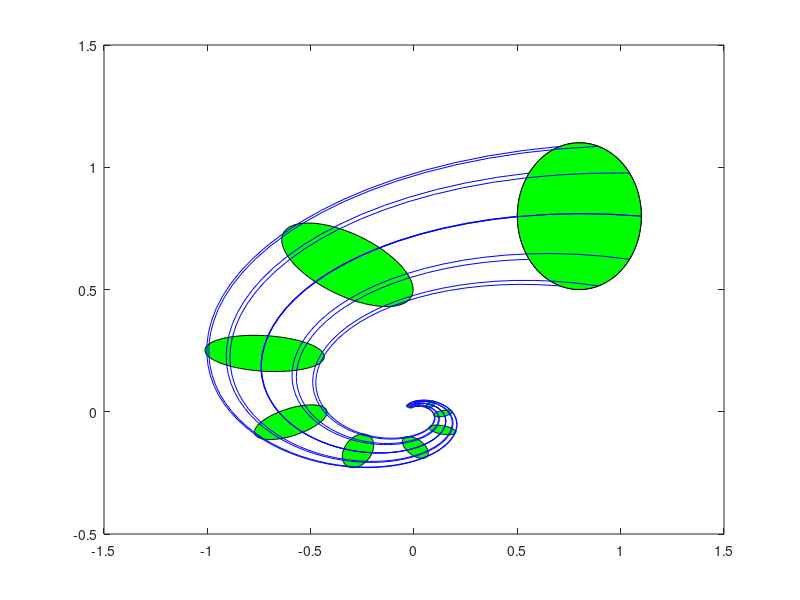
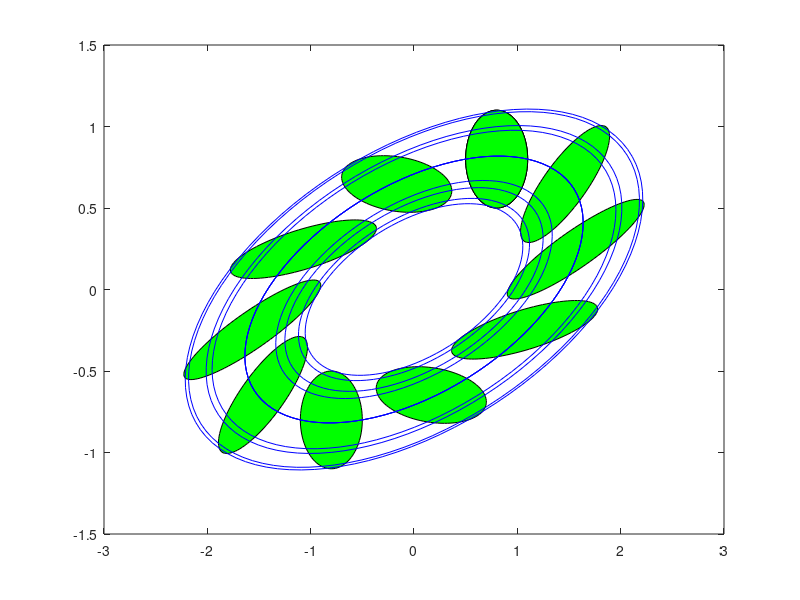
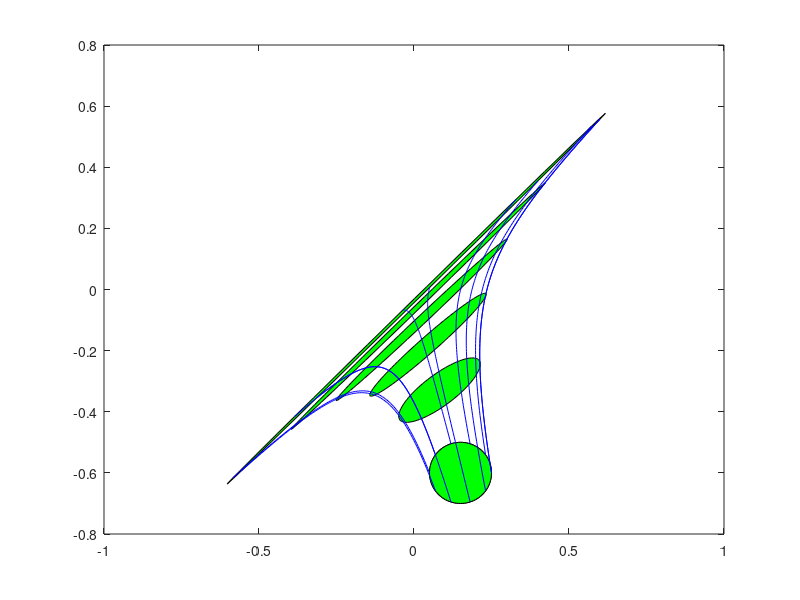

MATLAB code to generate these figures, in order:
close all
clear all

A1 = [ -1 -4 ; 1 -1];
A2 = [ 1 -4; 1 -1];
A3 = [ 1 1 ; 4 -2];
tf1 = 2*pi/sqrt(3);
tf2 = 1;

r = 0.3;
x = 0.8;
y = 0.8;
th = 0:pi/50:2*pi;
xunit = r * cos(th) + x;
yunit = r * sin(th) + y;
Y = [ xunit; yunit];

figure(1)
T = 0:tf1/100:tf1;
fill(Y(1,:),Y(2,:),'g')
hold on

n = size(T,2);
Ysolution = zeros(2,n);
Sol = [];
for j = 0:n-1
    for i = 1:n
        Ysolution(:,i) =  expm(T(i)*A1)*Y(:,j+1);
    end
    Sol(j+1,:,:) = Ysolution;
end

Z = 1:10:n;
for j=Z
    Xc = [];
    Yc = [];
    for i = 1:n
        Xc = [Xc , Sol(i,1,j)];
        Yc  = [ Yc, Sol(i,2,j)];
    end
    fill(Xc,Yc,'g')
    hold on
end

for j = Z
    Ysol1 = reshape(Sol(j,1,:),1,n);
    Ysol2 = reshape(Sol(j,2,:),1,n);
    plot(Ysol1,Ysol2,'b')
    hold on
end

figure(2)
T = 0:tf1/100:tf1;
fill(Y(1,:),Y(2,:),'g')
hold on

n = size(T,2);
Ysolution = zeros(2,n);
Sol = [];
for j = 0:n-1
    for i = 1:n
        Ysolution(:,i) =  expm(T(i)*A2)*Y(:,j+1);
    end
    Sol(j+1,:,:) = Ysolution;
end

Z = 1:10:n;
for j=Z
    Xc = [];
    Yc = [];
    for i = 1:n
        Xc = [Xc , Sol(i,1,j)];
        Yc  = [ Yc, Sol(i,2,j)];
    end
    fill(Xc,Yc,'g')
    hold on
end

for j = Z
    Ysol1 = reshape(Sol(j,1,:),1,n);
    Ysol2 = reshape(Sol(j,2,:),1,n);
    plot(Ysol1,Ysol2,'b')
    hold on
end

figure(3)

r = 0.1;
x = 0.15;
y = -0.6;
th = 0:pi/50:2*pi;
xunit = r * cos(th) + x;
yunit = r * sin(th) + y;
Y = [ xunit; yunit];
T = 0:tf2/100:tf2;

fill(Y(1,:),Y(2,:),'g')
hold on

n = size(T,2);
Ysolution = zeros(2,n);
Sol = [];
for j = 0:n-1
    for i = 1:n
        Ysolution(:,i) =  expm(T(i)*A3)*Y(:,j+1);
    end
    Sol(j+1,:,:) = Ysolution;
end

Z = 1:10:n;
for j=1:20:n
    Xc = [];
    Yc = [];
    for i = 1:n
        Xc = [Xc , Sol(i,1,j)];
        Yc  = [ Yc, Sol(i,2,j)];
    end
    fill(Xc,Yc,'g')
    hold on
end

for j = Z
    Ysol1 = reshape(Sol(j,1,:),1,n);
    Ysol2 = reshape(Sol(j,2,:),1,n);
    plot(Ysol1,Ysol2,'b')
    hold on
end
